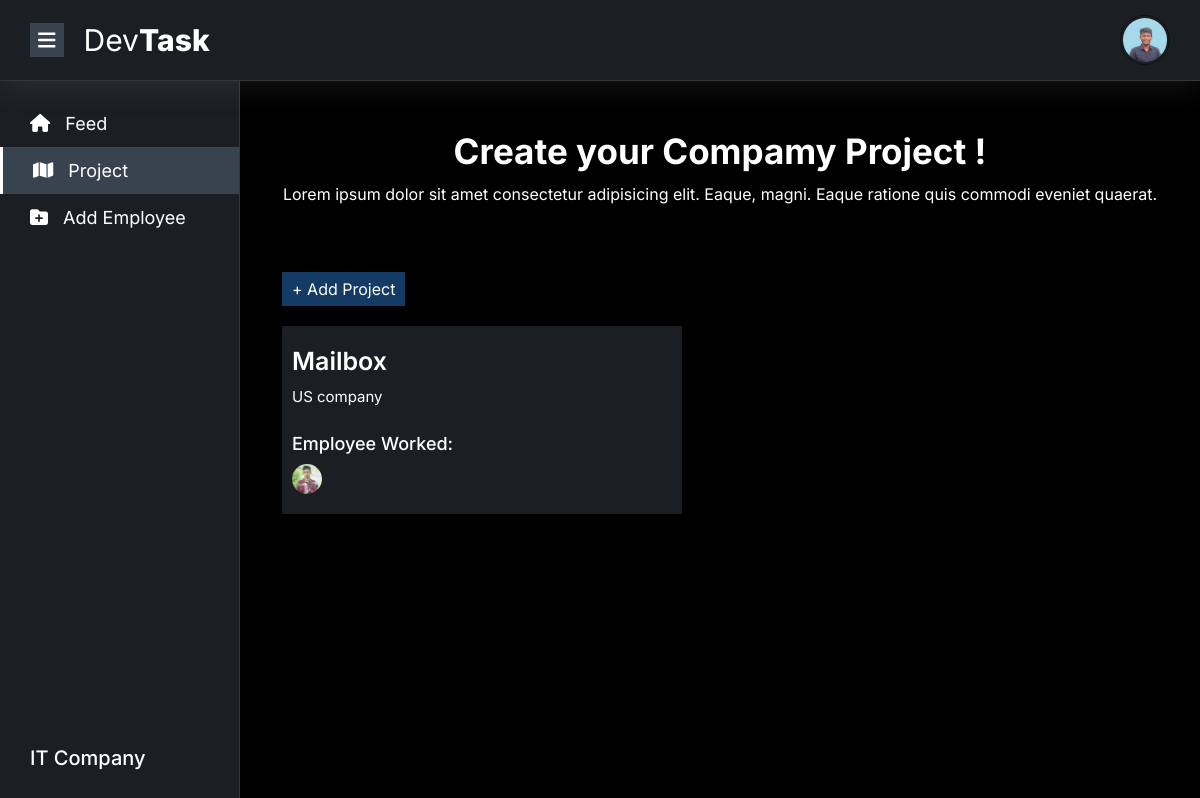
/project/ (signed in), run on the app's committed database.
### account/models.py (models this page shows, shortened)
class User(AbstractUser):
    ROLE_CHOICES = [
        ('owner', 'Owner'),
        ('manager', 'Manager'),
        ('employee', 'Employee'),
    ]
    role = models.CharField(max_length=20, choices=ROLE_CHOICES, default='owner')
    image = models.ImageField(upload_to='profile/', default='../static/images/bot.jpg')
    company = models.CharField(max_length=255)
    position = models.CharField(max_length=255, blank=True, null=True)

### main/models.py (models this page shows, shortened)
class Project(models.Model):
    slug = AutoSlugField(populate_from='name', unique=True)
    name = models.CharField(max_length=255)
    description = models.TextField(blank=True, null=True)
    employee = models.ManyToManyField(User, related_name="projects")
    user = models.ForeignKey(User, on_delete=models.CASCADE, related_name='created_projects')
    created_at = models.DateTimeField(auto_now_add=True)
    class Meta:
        ordering = ['-created_at']

### main/views.py (the view)
# urls.py: path('project/', views.project, name='project'),
@login_required
def project(request):
    user_company = request.user.company
    projects = Project.objects.filter(user__company=user_company)
    employees = User.objects.filter(role='employee', company=user_company)
    return render(request, 'project.html', {'projects': projects, 'employees': employees})

### templates/project.html (shortened to what this page needs)
{% extends "base.html" %}
{% load static %}
{% block main %}
				<div class="container">
					<div class="row">
						<div class="col-12">
							<div class="add-employee">
								<div class="add-employee-header mb-3">
									<h2>Create your Compamy Project !</h2>
									<p>Lorem ipsum dolor sit amet consectetur adipisicing elit. Eaque, magni. Eaque ratione quis commodi eveniet quaerat.</p>
								</div>
							</div>
						</div>
						<div class="col-12">
							{% if user.role == 'owner' %}
								<div class="add-employee-btn">
									<button data-bs-toggle="modal" data-bs-target="#exampleModal">+ Add Project</button>
								</div>
							{% endif %}
							<div class="project-list">
								{% if projects %}
									{% for project in projects %}
										<div class="single-project-list">
											<h2>
												<a href="{% url 'single-project' project.slug %}">{{ project.name }}</a>
											</h2>
											<p>{{ project.description }}</p>
											<div class="mt-4">
												<h4>Employee Worked:</h4>
												<div class="employee-img-list">
													{% for employee in project.employee.all %}
														<img src="{{ employee.image.url }}" alt="">
													{% endfor %}
												</div>
											</div>
										</div>
									{% endfor %}
								{% else %}
									<div class="single-project-list">
										<p>No Project Found !</p>
									</div>
								{% endif %}
							</div>
						</div>
					</div>
				</div>
	{% endblock main %}

### templates/base.html (shortened to what this page needs)
{% load static %}
<!DOCTYPE html>
<html lang="en">
<head>
	<link rel="stylesheet" type="text/css" href="https://cdn.jsdelivr.net/npm/toastify-js/src/toastify.min.css">
	<link rel="stylesheet" href="{% static 'css/bootstrap.min.css' %}">
	<link rel="stylesheet" href="{% static 'css/all.min.css' %}">
	<link rel="stylesheet" href="{% static 'css/style.css' %}">
	<link rel="stylesheet" href="{% static 'css/responsive.css' %}">
</head>
<body>
	<header>
		<div class="container-custom">
			<div class="row">
				<div class="col-12">
					<div class="header-main">
						<div class="header-left">
							<button id="menu-btn"><i class="fa-solid fa-bars"></i></button>
							<div class="header-logo">
								<a href="{% url 'home' %}">
									<h2>Dev<span>Task</span></h2>
								</a>
							</div>
						</div>
						<div class="header-right d-flex align-items-center gap-1">
							{% if request.user.is_authenticated %}
								<div class="header-profile">
									<img src="{{ request.user.image.url }}" id="profile-open-btn" alt="">
								</div>
							{% else %}
								<div>
									<a href="{% url 'signup' %}" class="primary-button text-white"> Login</a>
								</div>
							{% endif %}
							</div>
						</div>
					</div>
				</div>
			</div>
	</header>
	<section>
		<div class="main-body-layout">
			<aside id="aside" class="width-20">
				<div class="aside-menu-item">
					<ul>
						<li>
							<a href="{% url 'home' %}" {% if request.path == '/' %} class="active" {% endif %}>
								<i class="fa-solid fa-house"></i>
								Feed
							</a>
						</li>
						<li>
							<a href="{% url 'project' %}" {% if request.path == '/project/' %} class="active" {% endif %}>
								<i class="fa-solid fa-map"></i>
								Project
							</a>
						</li>
						{% if user.role == 'owner' %}
							<li>
								<a href="{% url 'employee' %}" {% if request.path == '/employee/' %} class="active" {% endif %}>
									<i class="fa-solid fa-folder-plus"></i>
									Add Employee
								</a>
							</li>
						{% endif %}
					</ul>
				</div>
				<div class="company-name">
					<h2>{{request.user.company}}</h2>
				</div>
			</aside>
			<main id="main" class="margin-20">
				{% block main %}
				{% endblock main %}
			</main>
		</div>
	</section>
</body>
</html>

### static/css/style.css (style rules this page uses)
* { margin: 0; padding: 0; box-sizing: border-box; }
:root { --primary-color: #ed143d; --secondary-color: #111; --bg-color: #1b1f23; }
body { font-family: "Inter", sans-serif; background: #000; }
html { scroll-behavior: smooth; }
.container-custom { width: 100%; padding: 0 30px; }
ul { margin: 0; padding: 0; list-style: none; }
a { text-decoration: none; width: fit-content; display: block; }
img { max-width: 100%; }
h1, h2, h3, h4, h5, h6, p, span { margin: 0; padding: 0; }
header { box-shadow: rgba(100, 100, 111, 0.2) 0px 7px 29px 0px; border-bottom: 1px solid rgba(255, 255, 255, 0.11); padding: 15px 0; background: var(--bg-color); position: fixed; width: 100%; z-index: 99; }
.header-main { display: flex; align-items: center; justify-content: space-between; gap: 20px; }
.header-logo h2 { font-size: 30px; font-weight: 400; color: #fff; }
.header-logo h2 span { font-weight: 800; }
.header-left { display: flex; align-items: center; gap: 20px; }
.header-left #menu-btn { background: #38434f; border: none; color: #fff; padding: 2px 8px; font-size: 20px; }
.header-profile { position: relative; }
.header-profile img { width: 50px; height: 50px; object-fit: cover; cursor: pointer; border-radius: 50%; padding: 2px; border: 1px solid var(--secondary-color); }
.main-body-layout { display: flex; }
.main-body-layout aside { background: var(--bg-color); height: 100vh; border-right: 1px solid rgba(255, 255, 255, 0.11); transition: .5s; color: #fff; overflow: hidden; padding: 30px 0; position: fixed; padding-top: 100px; z-index: 9; display: flex; flex-direction: column; justify-content: space-between; margin: auto; height: 100vh; }
.main-body-layout main { transition: .5s; width: 100%; color: #fff; padding: 30px; margin-top: 100px; }
.company-name h2 { font-size: 20px; margin-left: 30px; }
.width-20 { width: 20%; }
.margin-20 { margin-left: 20%; }
.aside-menu-item ul li a { padding: 10px 10px 10px 30px; color: #fff; font-size: 18px; }
.aside-menu-item ul li a svg { margin-right: 10px; }
.aside-menu-item ul li a.active { background: #38434f; width: 100%; border-left: 3px solid #fff; }
.add-employee-header { text-align: center; }
.add-employee-header h2 { font-size: 35px; font-weight: 700; margin-bottom: 10px; }
.add-employee-btn { margin-top: 50px; }
.add-employee-btn button { background: #143b64; border: none; color: #fff; padding: 5px 10px; }
.project-list { display: grid; grid-gap: 30px; grid-template-columns: repeat(auto-fit,minmax(290px, 1fr)); grid-auto-flow: dense; margin: 20px auto; }
.project-list .single-project-list { background: var(--bg-color); padding: 20px 10px; max-width: 400px; }
.project-list .single-project-list h2 a { font-size: 25px; color: #fff !important; font-weight: 600; margin-bottom: 10px; }
.project-list .single-project-list p { font-size: 15px; color: #fff; margin-bottom: 10px; }
.project-list .single-project-list h4 { font-size: 18px; color: #fff; margin-bottom: 10px; }
.project-list .single-project-list .employee-img-list { display: flex; overflow: hidden; }
.project-list .single-project-list .employee-img-list img:first-child { margin-left: 0px; }
.project-list .single-project-list .employee-img-list img { width: 30px; height: 30px; border-radius: 50%; object-fit: cover; margin-left: -5px; }

### data on the page
User: user.image (picture), user.company "IT Company"
Project: name "Mailbox", description "US company"
User: image (picture)
